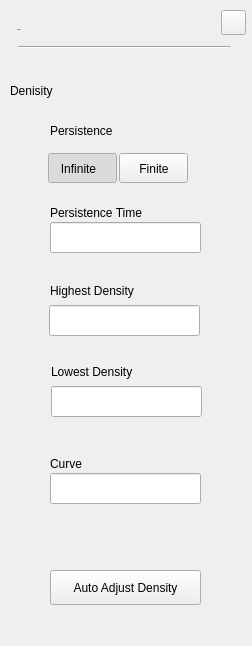
<?xml version="1.0" encoding="UTF-8"?>
<ui version="4.0">
 <class>RtSa_Dialog_ToolSetup</class>
 <widget class="QWidget" name="RtSa_Dialog_ToolSetup">
  <property name="geometry">
   <rect>
    <x>0</x>
    <y>0</y>
    <width>252</width>
    <height>646</height>
   </rect>
  </property>
  <property name="windowTitle">
   <string>Form</string>
  </property>
  <property name="styleSheet">
   <string notr="true">/****************indoor*************/
#RtSa_Dialog_ToolSetup[status = &quot;indoor&quot;]
{
	border:1px;
	border-top-style:solid;
	border-top-color:black;
}
#RtSa_Dialog_ToolSetup[status = &quot;indoor&quot;]
#widget
{
background-color:rgba(211,211,211,0.9);
}

#RtSa_Dialog_ToolSetup[status = &quot;indoor&quot;]
#widget&gt;QPushButton
{
	color:rgba(123, 123, 123,1);
	font: 75 13px &quot;Arial&quot;;
	border-style:flat;
	font-weight:bold;
}
#RtSa_Dialog_ToolSetup[status = &quot;indoor&quot;]
#widget&gt;QLabel
{
font: 75 13px &quot;Arial&quot;;
color:rgba(46,46,46,1);
}
#RtSa_Dialog_ToolSetup[status = &quot;indoor&quot;]
#line
{
	background-color:rgba(46,46,46,1);
}
#RtSa_Dialog_ToolSetup[status = &quot;indoor&quot;]
RtSa_LineEdit
{
	background-color:rgba(255,255,255,0.6);
	color:rgba(162, 115, 0,1);
	padding:8px 8px 7px 10px ;
	font: 75 13px &quot;Arial&quot;;
	font-weight:bold;
}
#RtSa_Dialog_ToolSetup[status = &quot;indoor&quot;]
RtSa_LineEdit:focus
{
  outline: none;
  border:2px solid rgba(162,115,0,1);
}
/****************outdoor*************/
#RtSa_Dialog_ToolSetup[status = &quot;outdoor&quot;]
{
	border:1px;
	border-top-style:solid;
	border-top-color:black;
}
#RtSa_Dialog_ToolSetup[status = &quot;outdoor&quot;]
#widget
{
background-color:rgba(211,211,211,0.9);
}
#RtSa_Dialog_ToolSetup[status = &quot;outdoor&quot;]
#widget&gt;QPushButton
{
	color:rgba(123, 123, 123,1);
	font: 75 13px &quot;Arial&quot;;
	border-style:flat;
	font-weight:bold;
}
#RtSa_Dialog_ToolSetup[status = &quot;outdoor&quot;]
#widget&gt;QLabel
{
font: 75 13px &quot;Arial&quot;;
color:rgba(46,46,46,1);
}
#RtSa_Dialog_ToolSetup[status = &quot;outdoor&quot;]
#line
{
	background-color:rgba(46,46,46,1);
}
#RtSa_Dialog_ToolSetup[status = &quot;outdoor&quot;]
RtSa_LineEdit
{
	background:rgba(255,255,255,1);
	color:rgba(162, 115, 0,1);
	padding:8px 6px 7px 6px ;
	font: 75 13px &quot;Arial&quot;;
	font-weight:bold;
}
#RtSa_Dialog_ToolSetup[status = &quot;outdoor&quot;]
RtSa_LineEdit:focus
{
	outline: none;
	border:2px solid rgba(162,115,0,1);
	padding:6px 6px 5px 8px ;
}
/****************night*************/
#RtSa_Dialog_ToolSetup[status = &quot;night&quot;]
{
	border:1px;
	border-top-style:solid;
	border-top-color:black;
}
#RtSa_Dialog_ToolSetup[status = &quot;night&quot;]
#widget
{
background-color:rgba(208,182,139,0.9);
}
#RtSa_Dialog_ToolSetup[status = &quot;night&quot;]
#widget&gt;QPushButton
{
	color:rgba(123, 123, 123,1);
	font: 75 13px &quot;Arial&quot;;
	border-style:flat;
	font-weight:bold;
}
#RtSa_Dialog_ToolSetup[status = &quot;night&quot;]
#widget&gt;QLabel
{
font: 75 13px &quot;Arial&quot;;
color:rgba(46,46,46,1);
}
#RtSa_Dialog_ToolSetup[status = &quot;night&quot;]
#line
{
	background-color:rgba(46,46,46,1);
}
#RtSa_Dialog_ToolSetup[status = &quot;night&quot;]
RtSa_LineEdit
{
	background: rgba(251,220,167,0.60);
   color:rgba(159,98,0,1);
	padding:8px 8px 7px 10px ;
	font: 75 13px &quot;Arial&quot;;
	font-weight:bold;
}
#RtSa_Dialog_ToolSetup[status  =  &quot;night&quot;] 
SA_LineEdit:disable
{
	color:rgba(133,133,133,0.6);
}
#RtSa_Dialog_ToolSetup[status = &quot;night&quot;]
RtSa_LineEdit:focus
{
	outline: none;
	border:2px solid rgba(162,115,0,1);
}</string>
  </property>
  <property name="status" stdset="0">
   <string>night</string>
  </property>
  <widget class="QWidget" name="widget" native="true">
   <property name="geometry">
    <rect>
     <x>0</x>
     <y>0</y>
     <width>252</width>
     <height>648</height>
    </rect>
   </property>
   <property name="styleSheet">
    <string notr="true"/>
   </property>
   <widget class="QPushButton" name="pb_cancel">
    <property name="geometry">
     <rect>
      <x>221</x>
      <y>10</y>
      <width>25</width>
      <height>25</height>
     </rect>
    </property>
    <property name="styleSheet">
     <string notr="true">#RtSa_Dialog_ToolSetup[status = &quot;indoor&quot;]
#pb_cancel
{
background-color:rgba(0,0,0,0);
background-image: url(:/rtsa/image/btn_close_normal.png);
}
#RtSa_Dialog_ToolSetup[status = &quot;indoor&quot;]
#pb_cancel:pressed
{
background-image: url(:/rtsa/image/btn_close_click.png);
}

#RtSa_Dialog_ToolSetup[status = &quot;outdoor&quot;]
#pb_cancel
{
background-color:rgba(0,0,0,0);
background-image: url(:/rtsa/image/btn_close_normal.png);
}
#RtSa_Dialog_ToolSetup[status = &quot;outdoor&quot;]
#pb_cancel:pressed
{
background-image: url(:/rtsa/image/btn_close_click.png);
}

#RtSa_Dialog_ToolSetup[status = &quot;night&quot;]
#pb_cancel
{
background-color:rgba(0,0,0,0);
border-image: url(:/rtsa/image/night/btn_close_normal.png);
}
#RtSa_Dialog_ToolSetup[status = &quot;night&quot;]
#pb_cancel:pressed
{
border-image: url(:/rtsa/image/night/btn_close_click.png);
}</string>
    </property>
    <property name="text">
     <string/>
    </property>
   </widget>
   <widget class="QLabel" name="lblTitle">
    <property name="geometry">
     <rect>
      <x>17</x>
      <y>19</y>
      <width>201</width>
      <height>22</height>
     </rect>
    </property>
    <property name="font">
     <font>
      <family>Arial</family>
      <pointsize>-1</pointsize>
      <weight>75</weight>
      <italic>false</italic>
      <bold>true</bold>
     </font>
    </property>
    <property name="styleSheet">
     <string notr="true">#lblTitle
{
	font: 75 13px &quot;Arial&quot;;
	color:rgba(46,46,46,1);
	line-height:23px;
	font-weight:bold;
}</string>
    </property>
    <property name="text">
     <string>Measure</string>
    </property>
   </widget>
   <widget class="Line" name="line">
    <property name="geometry">
     <rect>
      <x>18</x>
      <y>46</y>
      <width>212</width>
      <height>2</height>
     </rect>
    </property>
    <property name="orientation">
     <enum>Qt::Horizontal</enum>
    </property>
   </widget>
   <widget class="RtSa_LineEdit" name="edit_highest">
    <property name="geometry">
     <rect>
      <x>49</x>
      <y>305</y>
      <width>151</width>
      <height>31</height>
     </rect>
    </property>
    <property name="readOnly">
     <bool>true</bool>
    </property>
   </widget>
   <widget class="QLabel" name="label_5">
    <property name="geometry">
     <rect>
      <x>50</x>
      <y>280</y>
      <width>181</width>
      <height>21</height>
     </rect>
    </property>
    <property name="text">
     <string>Highest Density</string>
    </property>
   </widget>
   <widget class="QPushButton" name="pb_Infinite">
    <property name="geometry">
     <rect>
      <x>48</x>
      <y>153</y>
      <width>69</width>
      <height>30</height>
     </rect>
    </property>
    <property name="styleSheet">
     <string notr="true">#pb_Infinite:checked
{
	padding: 8px 14px 7px 6px;
	background-image: url(:/rtsa/image/fre_checked_left.png);
}
#pb_Infinite:!checked
{
padding: 8px 14px 7px 6px;
	background-image: url(:/rtsa/image/fre_checked_right.png);
}</string>
    </property>
    <property name="text">
     <string>Infinite</string>
    </property>
    <property name="checkable">
     <bool>true</bool>
    </property>
    <property name="checked">
     <bool>true</bool>
    </property>
    <property name="autoExclusive">
     <bool>true</bool>
    </property>
    <attribute name="buttonGroup">
     <string notr="true">PersistenceGroup</string>
    </attribute>
   </widget>
   <widget class="QLabel" name="label_7">
    <property name="geometry">
     <rect>
      <x>50</x>
      <y>453</y>
      <width>181</width>
      <height>21</height>
     </rect>
    </property>
    <property name="text">
     <string>Curve</string>
    </property>
   </widget>
   <widget class="QPushButton" name="pb_Auto_Density">
    <property name="geometry">
     <rect>
      <x>50</x>
      <y>570</y>
      <width>151</width>
      <height>35</height>
     </rect>
    </property>
    <property name="styleSheet">
     <string notr="true">#RtSa_Dialog_ToolSetup[status = &quot;indoor&quot;]
#pb_Auto_Density
{
	color:white;
	background-color:black;
}
#RtSa_Dialog_ToolSetup[status = &quot;indoor&quot;]
#pb_Auto_Density:pressed
{
	color:white;
	background-color: rgb(255, 181, 1);
}

#RtSa_Dialog_ToolSetup[status = &quot;outdoor&quot;]
#pb_Auto_Density
{
	color:black;
	background-image: url(:/rtsa/image/outdoor/btn_tool.png);
}
#RtSa_Dialog_ToolSetup[status = &quot;outdoor&quot;]
#pb_Auto_Density:pressed
{
	background-image: url(:/rtsa/image/outdoor/btn_tool_click.png);
}

#RtSa_Dialog_ToolSetup[status = &quot;night&quot;]
#pb_Auto_Density
{
	color: #FBDBA7;
	background-color:black;
}
#RtSa_Dialog_ToolSetup[status = &quot;night&quot;]
#pb_Auto_Density:pressed
{
	color: #FBDBA7;
	background-color: rgb(255, 181, 1);
}
</string>
    </property>
    <property name="text">
     <string>Auto Adjust Density</string>
    </property>
   </widget>
   <widget class="RtSa_LineEdit" name="edit_time">
    <property name="geometry">
     <rect>
      <x>50</x>
      <y>222</y>
      <width>151</width>
      <height>31</height>
     </rect>
    </property>
    <property name="readOnly">
     <bool>true</bool>
    </property>
   </widget>
   <widget class="QPushButton" name="pb_Finite">
    <property name="geometry">
     <rect>
      <x>119</x>
      <y>153</y>
      <width>69</width>
      <height>30</height>
     </rect>
    </property>
    <property name="styleSheet">
     <string notr="true">#pb_Finite:checked
{
	padding: 8px 5px 7px 6px;
	background-image: url(:/rtsa/image/fre_checked_right.png);
	background-position:right;
}

#pb_Finite:!checked
{
padding: 8px 5px 7px 6px;
	background-image: url(:/rtsa/image/fre_checked_left.png);
	background-position:right;
}</string>
    </property>
    <property name="text">
     <string>Finite</string>
    </property>
    <property name="checkable">
     <bool>true</bool>
    </property>
    <property name="checked">
     <bool>false</bool>
    </property>
    <property name="autoExclusive">
     <bool>true</bool>
    </property>
    <attribute name="buttonGroup">
     <string notr="true">PersistenceGroup</string>
    </attribute>
   </widget>
   <widget class="RtSa_LineEdit" name="edit_curve">
    <property name="geometry">
     <rect>
      <x>50</x>
      <y>473</y>
      <width>151</width>
      <height>31</height>
     </rect>
    </property>
    <property name="readOnly">
     <bool>true</bool>
    </property>
   </widget>
   <widget class="RtSa_LineEdit" name="edit_lowest">
    <property name="geometry">
     <rect>
      <x>51</x>
      <y>386</y>
      <width>151</width>
      <height>31</height>
     </rect>
    </property>
    <property name="readOnly">
     <bool>true</bool>
    </property>
   </widget>
   <widget class="QLabel" name="label_4">
    <property name="geometry">
     <rect>
      <x>50</x>
      <y>202</y>
      <width>181</width>
      <height>21</height>
     </rect>
    </property>
    <property name="text">
     <string>Persistence Time</string>
    </property>
   </widget>
   <widget class="QLabel" name="label_3">
    <property name="geometry">
     <rect>
      <x>50</x>
      <y>120</y>
      <width>101</width>
      <height>21</height>
     </rect>
    </property>
    <property name="text">
     <string>Persistence</string>
    </property>
   </widget>
   <widget class="QLabel" name="label_6">
    <property name="geometry">
     <rect>
      <x>51</x>
      <y>361</y>
      <width>181</width>
      <height>21</height>
     </rect>
    </property>
    <property name="text">
     <string>Lowest Density</string>
    </property>
   </widget>
   <widget class="QLabel" name="label_2">
    <property name="geometry">
     <rect>
      <x>10</x>
      <y>80</y>
      <width>81</width>
      <height>21</height>
     </rect>
    </property>
    <property name="text">
     <string>Denisity</string>
    </property>
   </widget>
  </widget>
 </widget>
 <customwidgets>
  <customwidget>
   <class>RtSa_LineEdit</class>
   <extends>QLineEdit</extends>
   <header location="global">rtsa_lineedit.h</header>
   <slots>
    <signal>clicked()</signal>
   </slots>
  </customwidget>
 </customwidgets>
 <resources/>
 <connections/>
 <buttongroups>
  <buttongroup name="PersistenceGroup"/>
 </buttongroups>
</ui>
